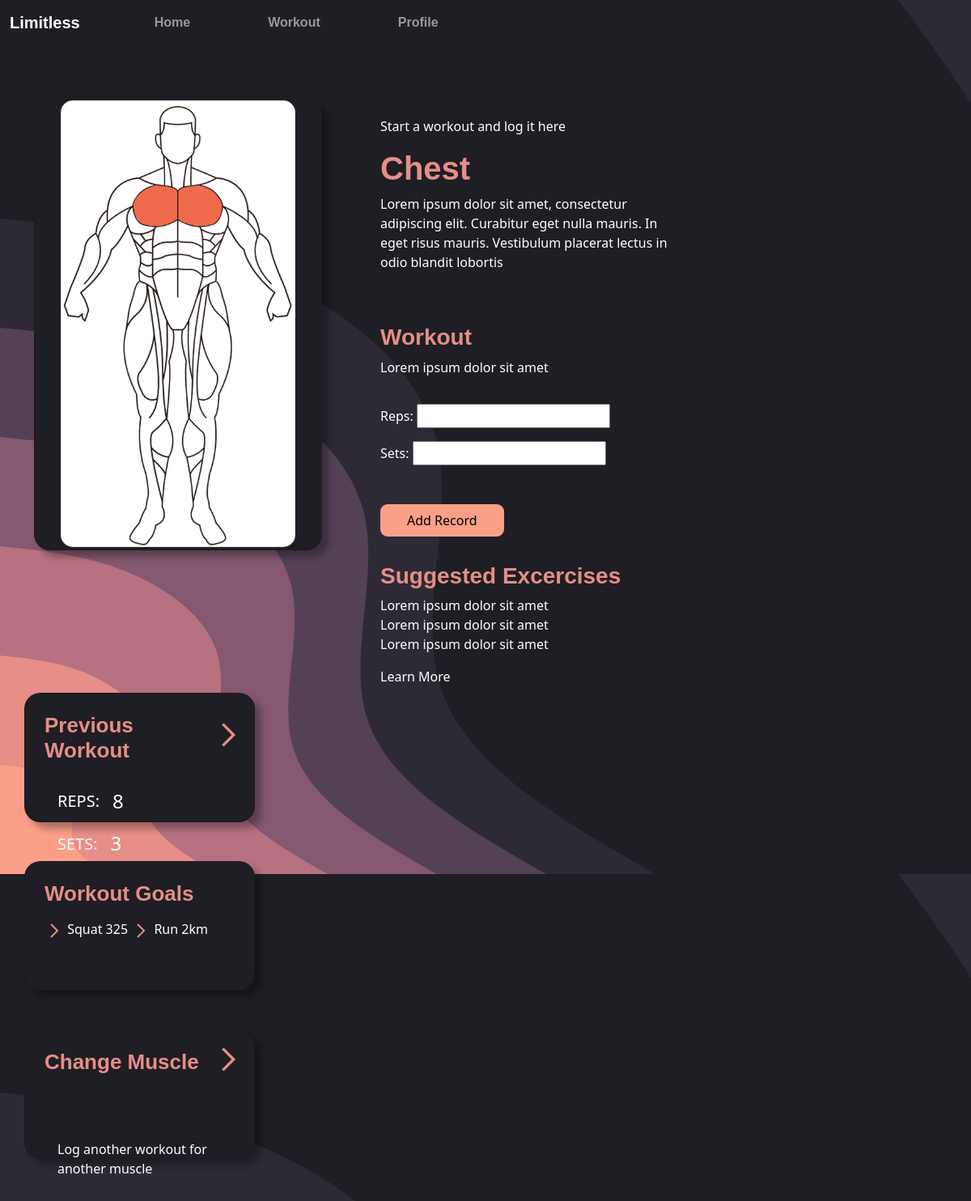
The page /workout/chest/chest/ (signed in) on the database as committed earlier.
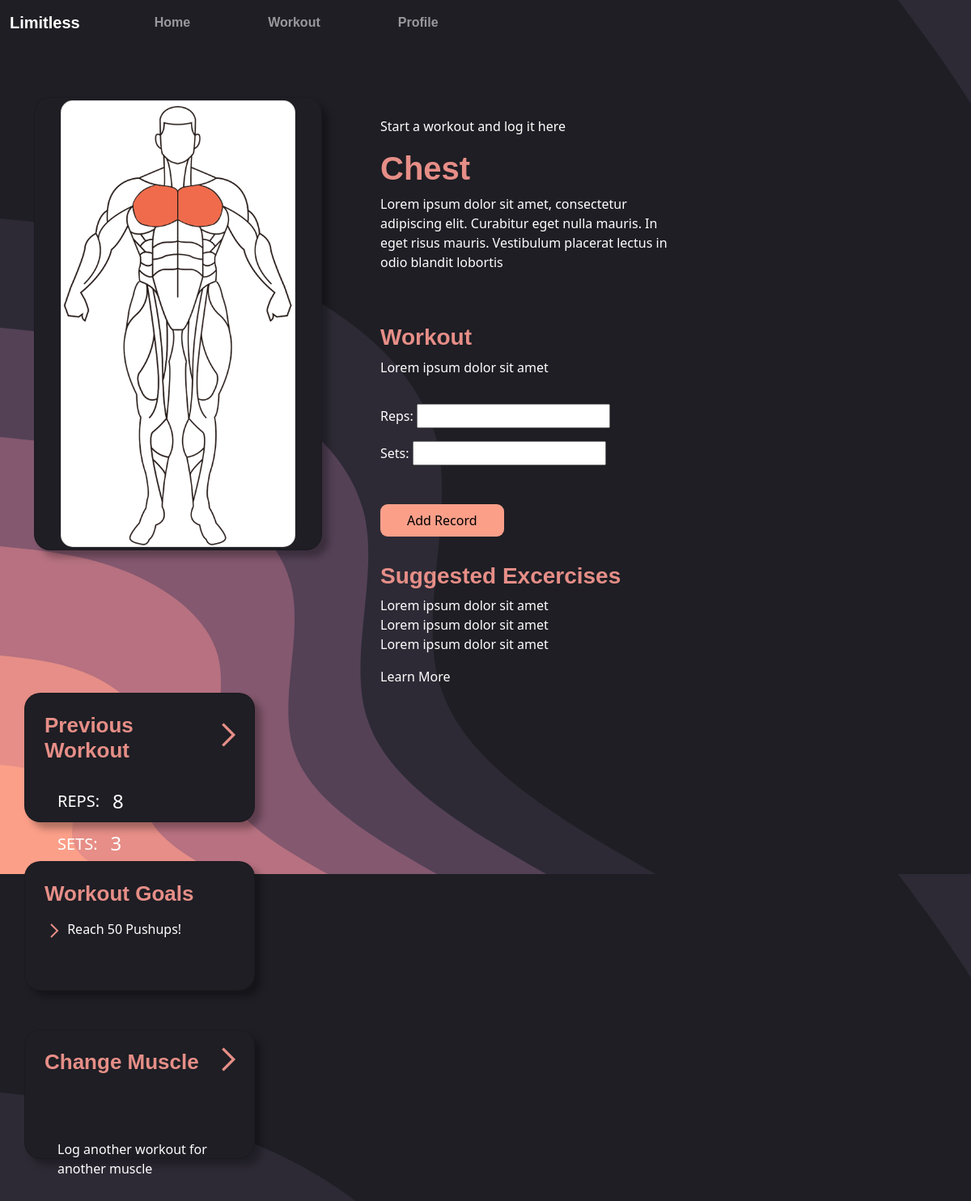
The same page on the database as committed later.
### homepage/models.py (models this page shows, shortened)
class Goal(models.Model):
    user = models.ForeignKey(User, on_delete=models.CASCADE)
    description = models.TextField()
    target_sets = models.IntegerField(default=0)
    completed_sets = models.IntegerField(default=0)
    target_workouts = models.IntegerField(default=0)
    completed_workouts = models.IntegerField(default=0)
    created_at = models.DateTimeField(auto_now_add=True)
    completed = models.BooleanField(default=False)  # New field to track completion

### homepage/views.py (the view)
# urls.py: path('workout/chest/<str:muscle>/', chest_workout, name='chest_workout'),
@login_required
def chest_workout(request, muscle):
    recent_workout = WorkoutRecord.objects.filter(user=request.user, workout_type=muscle).order_by('-created_at').first()
    incomplete_goals = Goal.objects.filter(user=request.user, completed=False).order_by('-created_at')[:3]
    return handle_workout_request(request, muscle, recent_workout, incomplete_goals)

### homepage/forms.py
class WorkoutRecordForm(forms.ModelForm):
    class Meta:
        model = WorkoutRecord
        exclude = ['workout_type','username','user']

### homepage/views.py (called while the page is built)
def handle_workout_request(request, muscle, recent_workout=None, incomplete_goals=None):
    if request.method == 'POST':
        form = WorkoutRecordForm(request.POST)
        if form.is_valid():
            save_workout_record(request.user, muscle, form)
            return redirect('success_page')
    else:
        form = WorkoutRecordForm()
    return render(request, f'workouts/{muscle}_workout.html', {'form': form, 'recent_workout': recent_workout, 'incomplete_goals': incomplete_goals})

### homepage/templates/workouts/chest_workout.html (shortened to what the changed rows need)
{% load static %}
<!DOCTYPE html>
<html lang="en">
<head>
    <link rel="stylesheet" href="https://cdn.jsdelivr.net/npm/bootstrap@5.0.0/dist/css/bootstrap.min.css">
    <link rel="stylesheet" href="{% static 'workouts/workout.css' %}">
    <link rel="stylesheet" href="{% static 'navbar/navbar.css' %}">
    <link rel="stylesheet" href="https://use.typekit.net/pnx2otr.css">
    <link rel="stylesheet" href="https://use.typekit.net/pnx2otr.css">
</head>
<body>
    <div class="container w-100 mt-4">
        <div class="row" style="margin-top: 8vh;">
            <div class="col-md-4 ml-4" style="margin-left: 3rem; margin-right: 3rem;">
                <div class="row mt-4 mb-5">
                    <h1 class="muscle-title">Chest</h1>
                </div>
            </div>
            <div class="col-md-3">
                <div class="row mb-5">
                    <div class="card side-card" style="padding-left: 1.5rem;">
                        <div class="card-body p-0">
                            <ul class="p-0">
                                {% for goal in incomplete_goals %}
                                <img class="list-arrow" src="{% static 'homepage/arrow.svg' %}">
                                <span>{{ goal.description }}</span>
                                {% endfor %}
                            </ul>
                        </div>
                    </div>
                </div>
            </div>
        </div>
    </div>
</body>
</html>

Rows that differ between the two databases and show on the page:
no longer on this page (row edited): Goal: description "Squat 325"
no longer on this page (row edited): Goal: description "Run 2km"
added Goal: description "Reach 50 Pushups!"
